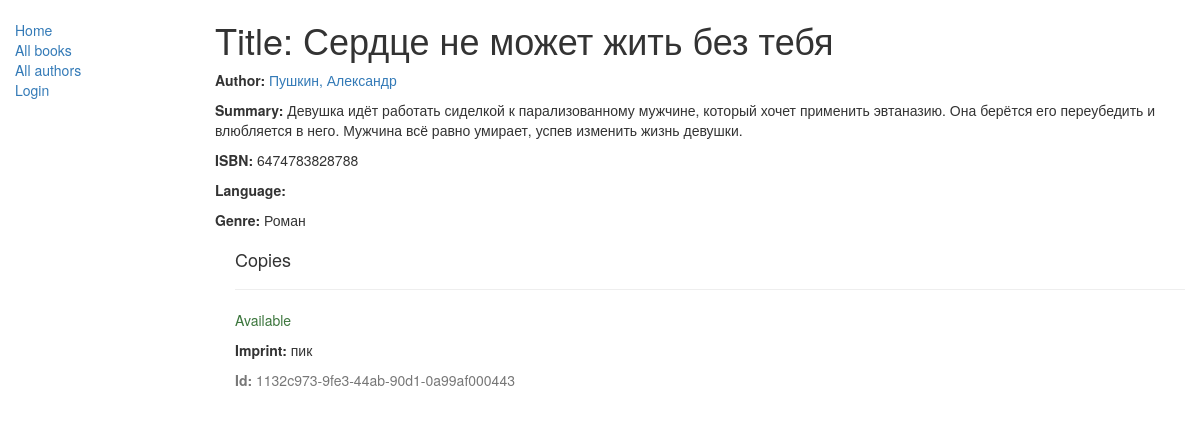
/catalog/book/1, run on the app's committed database.
### catalog/models.py (models this page shows, shortened)
class Book(models.Model):
    title = models.CharField(max_length=200)
    author = models.ForeignKey('Author', on_delete=models.SET_NULL, null=True)
    summary = models.TextField(max_length=1000, help_text="Enter a brief description of the book")
    isbn = models.CharField('ISBN', max_length=13, help_text='13 Character <a href="https://www.isbn-international.org'
                                                             '/content/what-isbn">ISBN number</a>')
    genre = models.ManyToManyField(Genre, help_text="Select a genre for this book")
    def display_genre(self):
        """
        Creates a string for the Genre. This is required to display genre in Admin.
        """
        return ', '.join([genre.name for genre in self.genre.all()[:3]])
    display_genre.short_description = 'Genre'

class Author(models.Model):
    first_name = models.CharField(max_length=100)
    last_name = models.CharField(max_length=100)
    date_of_birth = models.DateField(null=True, blank=True)
    date_of_death = models.DateField('Died', null=True, blank=True)
    def __str__(self):
        return '%s, %s' % (self.last_name, self.first_name)

class Genre(models.Model):
    name = models.CharField(max_length=200, help_text="Enter a book genre (e.g. Science Fiction, French Poetry etc.)")
    def __str__(self):
        return self.name

class BookInstance(models.Model):
    id = models.UUIDField(primary_key=True, default=uuid.uuid4,
                          help_text="Unique ID for this particular book across whole library")
    book = models.ForeignKey('Book', on_delete=models.SET_NULL, null=True)
    imprint = models.CharField(max_length=200)
    due_back = models.DateField(null=True, blank=True)
    borrower = models.ForeignKey(settings.AUTH_USER_MODEL, on_delete=models.SET_NULL, null=True, blank=True)
    LOAN_STATUS = (
        ('m', 'Maintenance'),
        ('o', 'On loan'),
        ('a', 'Available'),
        ('r', 'Reserved'),
    )
    status = models.CharField(max_length=1, choices=LOAN_STATUS, blank=True, default='m', help_text='Book availability')
    class Meta:
        ordering = ["due_back"]

### catalog/views.py (the view)
# urls.py: path('book/<int:pk>', views.BookDetailView.as_view(), name='book-detail'),
class BookDetailView(generic.DetailView):
    model = Book

### catalog/templates/catalog/book_detail.html (shortened to what this page needs)
{% extends "base_generic.html" %}
{% block content %}
  <h1>Title: {{ book.title }}</h1>
  <p><strong>Author:</strong> <a href="">{{ book.author }}</a></p>
  <p><strong>Summary:</strong> {{ book.summary }}</p>
  <p><strong>ISBN:</strong> {{ book.isbn }}</p>
  <p><strong>Language:</strong> {{ book.language }}</p>
  <p><strong>Genre:</strong> {% for genre in book.genre.all %} {{ genre }}{% if not forloop.last %}, {% endif %}{% endfor %}</p>
  <div style="margin-left:20px;margin-top:20px">
    <h4>Copies</h4>
    {% for copy in book.bookinstance_set.all %}
    <hr>
    <p class="{% if copy.status == 'a' %}text-success{% elif copy.status == 'd' %}text-danger{% else %}text-warning{% endif %}">{{ copy.get_status_display }}</p>
    <p><strong>Imprint:</strong> {{copy.imprint}}</p>
    <p class="text-muted"><strong>Id:</strong> {{copy.id}}</p>
    {% endfor %}
  </div>
{% endblock %}

### data on the page
Book: title "Сердце не может жить без тебя", author "Пушкин, Александр", summary "Девушка идёт работать сиделкой к парализованному мужчине, который хочет применить эвтаназию. Она берётся его переубедить и влюбляется в него. Мужчина всё равно умирает, успев изменить жизнь девушки.", isbn "6474783828788"
Genre: name "Роман"
BookInstance: status "Available", imprint "пик", id "1132c973-9fe3-44ab-90d1-0a99af000443"
